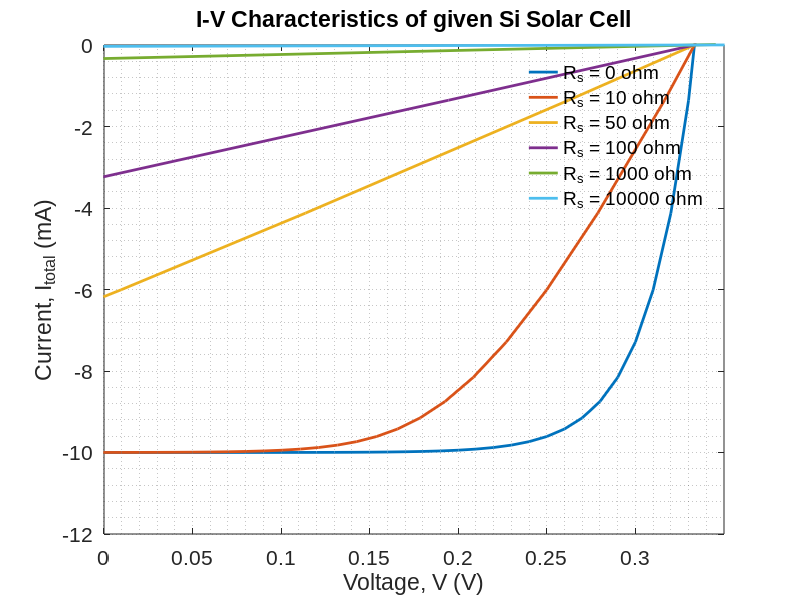
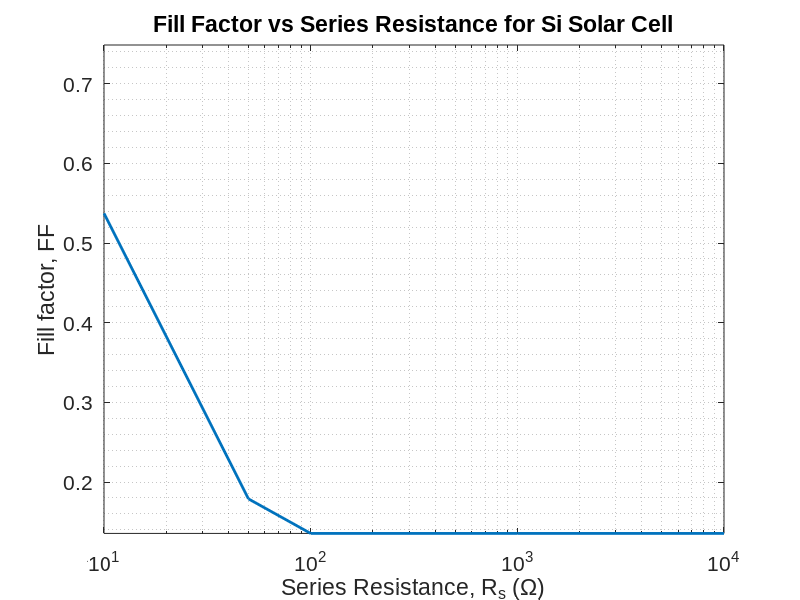

MATLAB code for these plots, in order:
clc;
close all;
clear;

set(0, 'DefaultAxesFontName', 'Arial');
set(0, 'DefaultAxesFontSize', 15);
%% initial

e   = 1.6e-19;
T   = 300;                  % K
Io  = 25e-9;                % A
kb  = 1.38e-23;
kbT = kb*T;                 % J
K   = 10e-3/500;
Irr = 500;                  % W/m^2
n   = 1;
V   = 0:0.01:0.4;           % voltage
area= 1e-2*1e-2;            % 1cm X 1cm
Iph = K*Irr;

%%

Rs = [0 10 50 100 1000 10000];
% Rs = logspace(-3,3,100);

% Rs = 1;
Rp = inf;

V_oc = zeros(1,length(Rs));
V_m = zeros(1,length(Rs));
I_m = zeros(1,length(Rs));
I_sc = zeros(1,length(Rs));
P_max = zeros(1,length(Rs));
FF = zeros(1,length(Rs));

I_total = zeros(length(Rs),length(V));
P_total = zeros(length(Rs),length(V));

for i = 1:length(Rs)
    V   = 0:0.01:0.4;

    I =  Iph - Io*(exp(e*(V)/(n*kb*T))-1);
    V = V - I*Rs(i);



    %By definition I is negative as it is going out
    I = -I;
    I_total(i,:) = I;

    V_oc(i) = V(find(I<=0,1,'last'));
    I_sc(i) = I(1);


    P_total(i,:) = (-I_total(i,:)).*V;
    P_max(i) = max(P_total(i,:));
    I_m(i)  = I_total(P_total(i,:)==P_max(1,i));
    V_m(i)  = V(P_total(i,:)==P_max(1,i));

%   % I_m*V_m
    FF(i)   = abs(P_max(1,i)/I_sc(1,i)/V_oc(1,i));
    plot(V,I_total(i,:)*1e3,'linewidth',2,'DisplayName',sprintf("R_s = %d ohm", Rs(i)));
    hold on;
end

xlabel('Voltage, V (V)')
ylabel('Current, I_{total} (mA)')
axis tight
grid minor;
title("I-V Characteristics of given Si Solar Cell");
ylim([-12,0]);
xlim([0,0.35]);

legend('Location', 'best');
legend box off;
saveas(gcf, 'C:\SPB_Data\EEE460_Jan2024_byakc\EXP5_BYAKC\reportprepare\task5_IVCharacteristics_Varying_Rs_SiSolarCell.png');

%%

figure(2)
semilogx(Rs,FF,'linewidth',2)
% semilogx(Rs,I_sc,'linewidth',2)
% semilogx(Rs,V_oc,'linewidth',2)
% semilogx(Rs,P_max,'linewidth',2)

xlabel('Series Resistance, R_s (\Omega)')
ylabel('Fill factor, FF')
axis tight
grid minor;
title("Fill Factor vs Series Resistance for Si Solar Cell");
saveas(gcf, 'C:\SPB_Data\EEE460_Jan2024_byakc\EXP5_BYAKC\reportprepare\task5_FillFactorvsRs_SiSolarCell.png');
